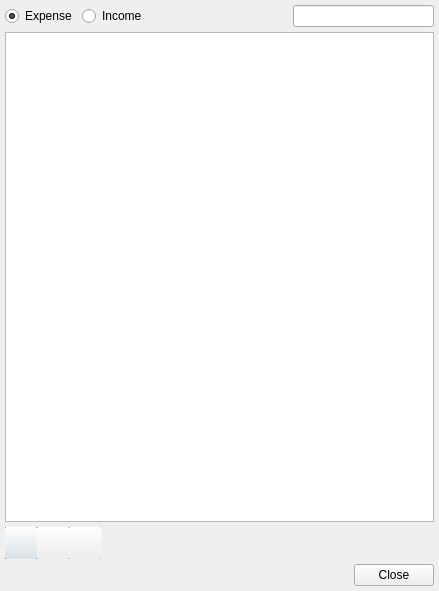
<?xml version="1.0" encoding="UTF-8"?>
<ui version="4.0">
 <class>CategoryMgrDialog</class>
 <widget class="QDialog" name="CategoryMgrDialog">
  <property name="geometry">
   <rect>
    <x>0</x>
    <y>0</y>
    <width>439</width>
    <height>591</height>
   </rect>
  </property>
  <property name="windowTitle">
   <string>Dialog</string>
  </property>
  <layout class="QVBoxLayout" name="verticalLayout">
   <property name="spacing">
    <number>5</number>
   </property>
   <property name="leftMargin">
    <number>5</number>
   </property>
   <property name="topMargin">
    <number>5</number>
   </property>
   <property name="rightMargin">
    <number>5</number>
   </property>
   <property name="bottomMargin">
    <number>5</number>
   </property>
   <item>
    <layout class="QHBoxLayout" name="horizontalLayout">
     <item>
      <widget class="QRadioButton" name="expenseRBtn">
       <property name="text">
        <string>Expense</string>
       </property>
       <property name="checked">
        <bool>true</bool>
       </property>
      </widget>
     </item>
     <item>
      <widget class="QRadioButton" name="incomeRBtn">
       <property name="text">
        <string>Income</string>
       </property>
       <property name="checked">
        <bool>false</bool>
       </property>
      </widget>
     </item>
     <item>
      <spacer name="horizontalSpacer">
       <property name="orientation">
        <enum>Qt::Horizontal</enum>
       </property>
       <property name="sizeHint" stdset="0">
        <size>
         <width>40</width>
         <height>20</height>
        </size>
       </property>
      </spacer>
     </item>
     <item>
      <widget class="QLineEdit" name="lineEdit"/>
     </item>
    </layout>
   </item>
   <item>
    <widget class="QTreeView" name="categoryTreeView">
     <property name="selectionBehavior">
      <enum>QAbstractItemView::SelectItems</enum>
     </property>
    </widget>
   </item>
   <item>
    <layout class="QHBoxLayout" name="horizontalLayout_3">
     <property name="spacing">
      <number>0</number>
     </property>
     <item>
      <widget class="QPushButton" name="addBtn">
       <property name="minimumSize">
        <size>
         <width>32</width>
         <height>32</height>
        </size>
       </property>
       <property name="maximumSize">
        <size>
         <width>32</width>
         <height>32</height>
        </size>
       </property>
       <property name="styleSheet">
        <string notr="true">QPushButton{margin:-1px}</string>
       </property>
       <property name="text">
        <string/>
       </property>
       <property name="icon">
        <iconset resource="res/res.qrc">
         <normaloff>:/img/add@4x.png</normaloff>:/img/add@4x.png</iconset>
       </property>
      </widget>
     </item>
     <item>
      <widget class="QPushButton" name="delBtn">
       <property name="minimumSize">
        <size>
         <width>32</width>
         <height>32</height>
        </size>
       </property>
       <property name="maximumSize">
        <size>
         <width>32</width>
         <height>32</height>
        </size>
       </property>
       <property name="styleSheet">
        <string notr="true">QPushButton{margin:-1px}</string>
       </property>
       <property name="text">
        <string/>
       </property>
       <property name="icon">
        <iconset resource="res/res.qrc">
         <normaloff>:/img/remove@4x.png</normaloff>:/img/remove@4x.png</iconset>
       </property>
      </widget>
     </item>
     <item>
      <widget class="QPushButton" name="editBtn">
       <property name="minimumSize">
        <size>
         <width>32</width>
         <height>32</height>
        </size>
       </property>
       <property name="maximumSize">
        <size>
         <width>32</width>
         <height>32</height>
        </size>
       </property>
       <property name="styleSheet">
        <string notr="true">QPushButton{margin:-1px}</string>
       </property>
       <property name="text">
        <string/>
       </property>
       <property name="icon">
        <iconset resource="res/res.qrc">
         <normaloff>:/img/document-edit-symbolic.symbolic.png</normaloff>:/img/document-edit-symbolic.symbolic.png</iconset>
       </property>
      </widget>
     </item>
     <item>
      <spacer name="horizontalSpacer_2">
       <property name="orientation">
        <enum>Qt::Horizontal</enum>
       </property>
       <property name="sizeHint" stdset="0">
        <size>
         <width>40</width>
         <height>20</height>
        </size>
       </property>
      </spacer>
     </item>
     <item>
      <spacer name="horizontalSpacer_3">
       <property name="orientation">
        <enum>Qt::Horizontal</enum>
       </property>
       <property name="sizeHint" stdset="0">
        <size>
         <width>40</width>
         <height>20</height>
        </size>
       </property>
      </spacer>
     </item>
    </layout>
   </item>
   <item>
    <widget class="QDialogButtonBox" name="buttonBox">
     <property name="orientation">
      <enum>Qt::Horizontal</enum>
     </property>
     <property name="standardButtons">
      <set>QDialogButtonBox::Close</set>
     </property>
    </widget>
   </item>
  </layout>
 </widget>
 <resources>
  <include location="res/res.qrc"/>
 </resources>
 <connections>
  <connection>
   <sender>buttonBox</sender>
   <signal>accepted()</signal>
   <receiver>CategoryMgrDialog</receiver>
   <slot>accept()</slot>
   <hints>
    <hint type="sourcelabel">
     <x>253</x>
     <y>585</y>
    </hint>
    <hint type="destinationlabel">
     <x>157</x>
     <y>274</y>
    </hint>
   </hints>
  </connection>
  <connection>
   <sender>buttonBox</sender>
   <signal>rejected()</signal>
   <receiver>CategoryMgrDialog</receiver>
   <slot>reject()</slot>
   <hints>
    <hint type="sourcelabel">
     <x>321</x>
     <y>585</y>
    </hint>
    <hint type="destinationlabel">
     <x>286</x>
     <y>274</y>
    </hint>
   </hints>
  </connection>
  <connection>
   <sender>expenseRBtn</sender>
   <signal>clicked()</signal>
   <receiver>CategoryMgrDialog</receiver>
   <slot>__OnCategoryTypeChanged()</slot>
   <hints>
    <hint type="sourcelabel">
     <x>100</x>
     <y>16</y>
    </hint>
    <hint type="destinationlabel">
     <x>125</x>
     <y>4</y>
    </hint>
   </hints>
  </connection>
  <connection>
   <sender>incomeRBtn</sender>
   <signal>clicked()</signal>
   <receiver>CategoryMgrDialog</receiver>
   <slot>__OnCategoryTypeChanged()</slot>
   <hints>
    <hint type="sourcelabel">
     <x>189</x>
     <y>21</y>
    </hint>
    <hint type="destinationlabel">
     <x>287</x>
     <y>22</y>
    </hint>
   </hints>
  </connection>
 </connections>
 <slots>
  <slot>__OnCategoryTypeChanged()</slot>
 </slots>
</ui>
